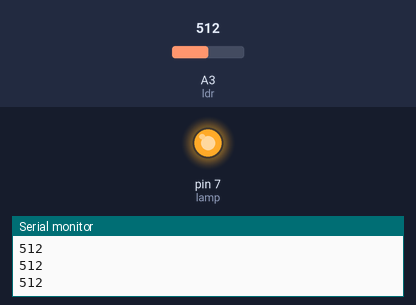
A sketch run on a simulated Arduino Uno, built with avr-gcc and run on an emulated ATmega328P. Shown: output pins drawn as LEDs (lit = HIGH), the last lines printed to the serial monitor. The inputs (shaded band) are chosen by the test bench; at power-on: A3 (ldr) = 512.

Above: at 1.2 s.
1.3 s: A3 (ldr) set to 106
2.8 s: A3 (ldr) set to 93
At 3.2 s:
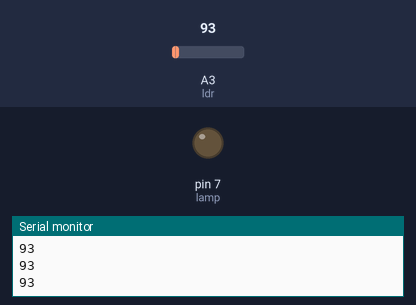
4.3 s: A3 (ldr) set to 110
At 5.5 s:
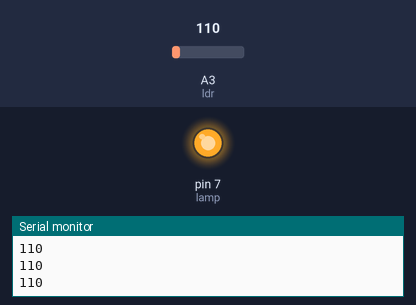
5.8 s: A3 (ldr) set to 90
At 6.6 s:
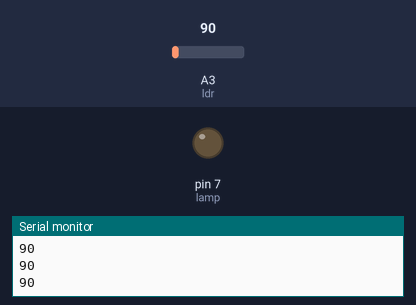
Timing chart, 0 to 8.3 s (numbered marks = the images above; inputs shaded):
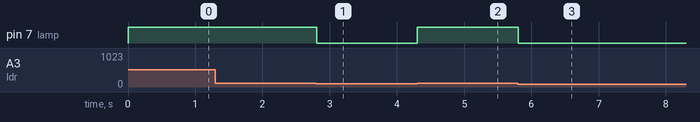

The sketch:

arduino_basic_3_ldr_LED.ino
```cpp
//create by:   modified : 31-dec-2017
//Name : Muhammad Syaiful anwar
//team : angkrang
//project_3_smart_lamp

int sensorvalue = 0;
int ldr  = A3;
int lamp = 7;


void setup()
{
  Serial.begin(9600);
  pinMode(ldr, INPUT);
  pinMode(lamp, OUTPUT);
}

void loop()
{
  sensorvalue = analogRead(A3);
  Serial.println(sensorvalue);

  if (sensorvalue > 100)
  {
   digitalWrite(lamp, HIGH);
  }
  else
  {
   digitalWrite(lamp, LOW);
  }

}
```

Measured:
- the behaviour switches between 101 and 100 on A3 (ldr) (found by bisection; images 0 and 1)
- after the input at 2.8 s, pin 7 (lamp): HIGH → LOW at once
- after the input at 4.3 s, pin 7 (lamp): LOW → HIGH at once
- after the input at 5.8 s, pin 7 (lamp): HIGH → LOW at once
